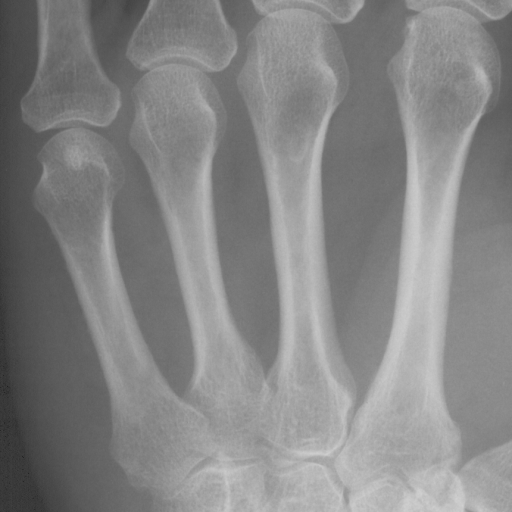
#> input picture Exercises/Exercise1/Data/metacarpals.png, 512 x 512 px, found by its file name
$ python Exercise1.py
#> lines starting #> are read from the running program, lines starting #| are printed output that depends on the picture; after the words box and inside, x2 and y2 are one past the last pixel; in counts of white or black regions, pixels touching at a corner belong together; long printed decimals are rounded
from skimage import color, io, measure, img_as_ubyte
from skimage.measure import profile_line
from skimage.transform import rescale, resize
import matplotlib.pyplot as plt
import numpy as np
import pydicom as dicom

# Directory containing data and images
in_dir = "data/"

# X-ray image
im_name = "metacarpals.png"

# Read the image.
# Here the directory and the image name is concatenated
# by "+" to give the full path to the image.
im_org = io.imread(in_dir + im_name)
#> im_org is the input picture: shape (512, 512); min 32, max 208, mean 132.8

print (im_org.shape)
#| (512, 512)

print (im_org.dtype)
#| uint8

io.imshow(im_org)
plt.title('Metacarpals')
plt.show()

io.imshow(im_org, cmap='jet')
plt.title('Metacarpals (colormap)')
plt.show()

io.imshow(im_org, vmin = 20, vmax = 170)
plt.title('Metacarpals (vmin, vmax)')
plt.show()

def automatic_contrast(im):
    im_min = np.min(im)
#> im_min = 32
    im_max = np.max(im)
#> im_max = 208
    io.imshow(im, vmin = im_min, vmax = im_max)
    plt.title('Metacarpals (automatic contrast)')
    plt.show()

automatic_contrast(im_org)

plt.hist(im_org.ravel(), bins=256)
plt.title('Histogram of pixel intensities')
plt.show()
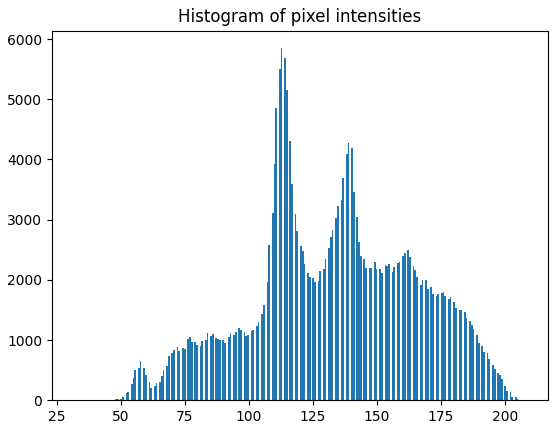
#> figure drawn by matplotlib, 1 panel; tallest bar 5848 high, from x = 112.4 to 113.1

h = plt.hist(im_org.ravel(), bins=256)

bin_no = 100
count = h[0][bin_no]
#> count = 1147
print(f"There are {count} pixel values in bin {bin_no}")
#| There are 1147.0 pixel values in bin 100

bin_left = h[1][bin_no]
#> bin_left = 100.8
bin_right = h[1][bin_no + 1]
#> bin_right = 101.4
print(f"Bin {bin_no} covers pixel values from {bin_left} to {bin_right}")
#| Bin 100 covers pixel values from 100.75 to 101.4375

y, x, _ = plt.hist(im_org.ravel(), bins=256)
#> y = 256 values, max 5848 at index 117, min 0 at index 1, mean 1024; x = 257 values from 32 to 208

## Most common range of intensities
bin_no = np.argmax(y)
#> bin_no = 117
bin_left = x[bin_no]
#> bin_left = 112.4
bin_right = x[bin_no + 1]
#> bin_right = 113.1
print(f"The most common pixel values are in the range {bin_left} to {bin_right}")
#| The most common pixel values are in the range 112.4375 to 113.125


r = 110
c = 90

im_vl =im_org[r, c]
#> im_vl = 120
print(f"The pixel value at row {r} and column {c} is {im_vl}")
#| The pixel value at row 110 and column 90 is 120


im_org[:30] = 0
#> im_org: shape (512, 512); 5.86% of pixels changed, all inside (x1, y1, x2, y2) = (0, 0, 512, 30)
io.imshow(im_org)
io.show()

## In the previous code cell, the first 30 rows of the image were set to zero. This means that all pixel values in those rows were changed to zero, effectively making that portion of the image completely black.
##This is how we create masks in images.
## A mask is a binary image that indicates which pixels belong to a certain region of interest. In this case, by setting the first 30 rows to zero, we are creating a mask that highlights the area of the image that we want to focus on, while ignoring the rest of the image. This can be useful for various image processing tasks, such as segmentation or feature extraction.

mask = im_org > 150
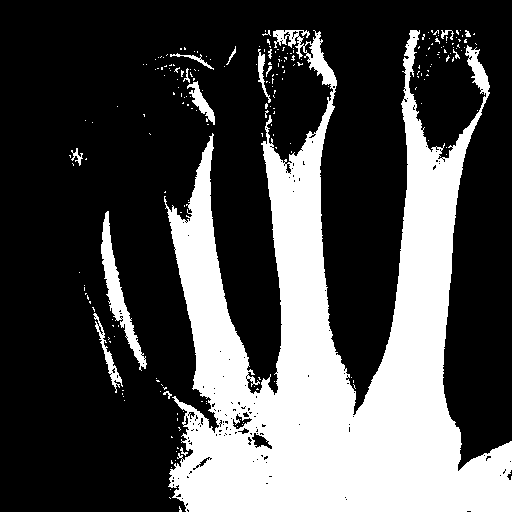
#> mask: shape (512, 512) bool; 29.9% white; 220 white regions (204 under 20 px), largest, box (x1, y1, x2, y2) and area: (164, 30, 512, 512) 74409, (101, 211, 147, 371) 1687, (93, 313, 123, 393) 423
io.imshow(mask)
plt.title('Mask of pixels with values greater than 150')
io.show()

## Exercise 12: Where are the values 1 and where are they 0?
## The values of 1 in the mask correspond to the pixels in the original image that have intensity values greater than 150. These pixels are highlighted in the mask, indicating that they belong to the region of interest. On the other hand, the values of 0 in the mask correspond to the pixels in the original image that have intensity values less than or equal to 150. These pixels are not highlighted in the mask, indicating that they do not belong to the region of interest.

im_org[mask] = 255
io.imshow(im_org)
io.show()

## We just set the pixels in the mask to 255 meaning white.

##Color images

# Let's read a color image

im_color = io.imread(in_dir + "ardeche.jpg")
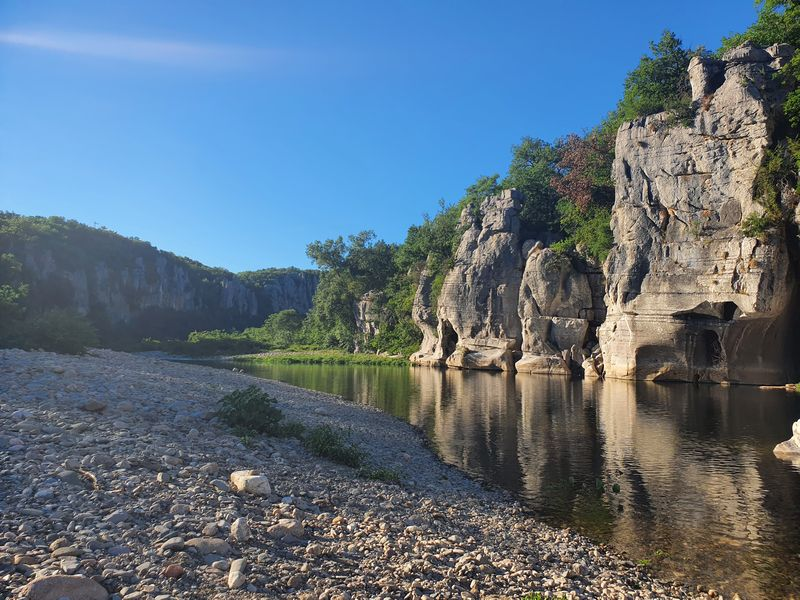
#> input picture Exercises/Exercise1/Data/ardeche.jpg, 800 x 600 px, found by its file name
#> im_color is the input picture: shape (600, 800, 3); mean R, G, B 94.1, 113.1, 129.5
print(im_color.shape)
#| (600, 800, 3)
print(im_color.dtype)
#| uint8
io.imshow(im_color)
plt.title('Color image')
io.show()

r = 110
c = 90

pixel_value = im_color[r, c]
#> pixel_value = [119, 178, 238]
print(f"The pixel value at row {r} and column {c} is {pixel_value}")
#| The pixel value at row 110 and column 90 is [119 178 238]

# Exercise 16 coloring the upper half of the image green

im_color[:im_color.shape[0]//2, :] = [0, 255, 0]
io.imshow(im_color)
plt.title('Color image with upper half colored green')
io.show()

##Own imageg work

my_image = io.imread(in_dir + "eye.jpg")
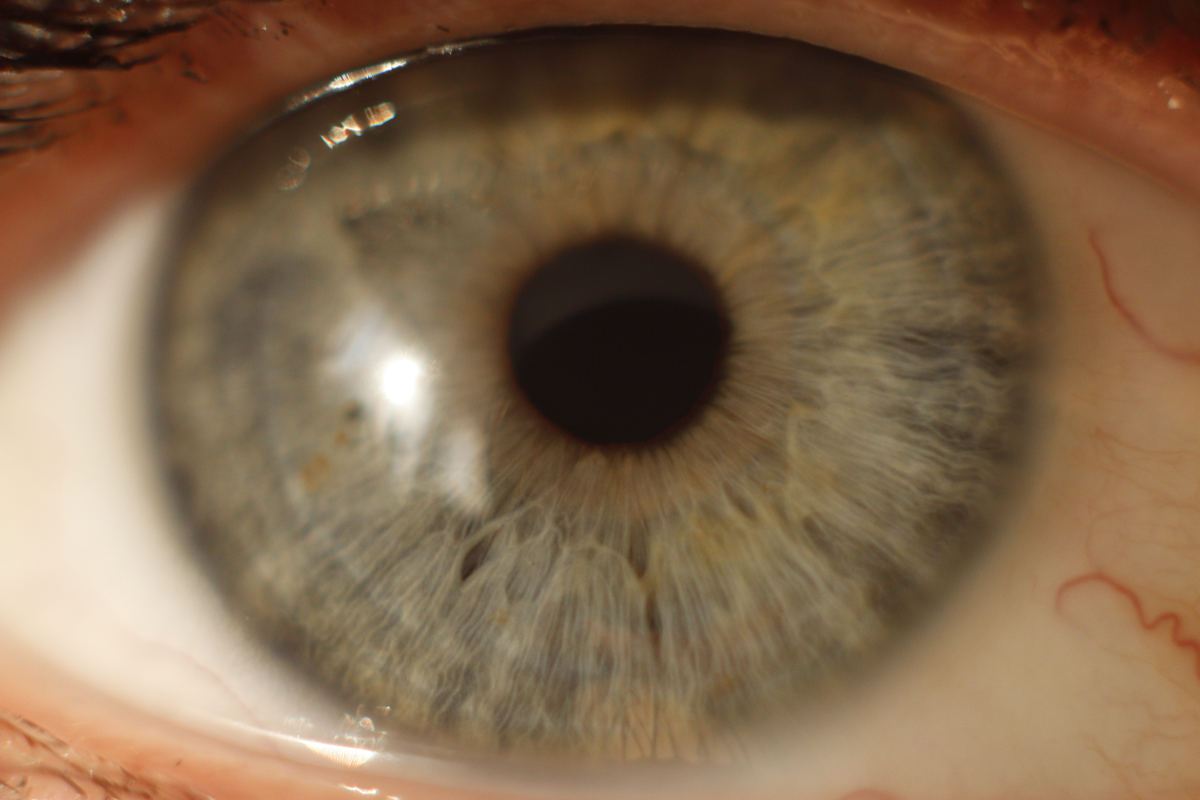
#> input picture Exercises/Exercise1/Data/eye.JPG, 6000 x 4000 px, found by its file name (shown at 1/5 size)
#> my_image is the input picture: shape (4000, 6000, 3); mean R, G, B 130.2, 103.9, 77

image_rescaled = rescale(my_image, 0.25, anti_aliasing=True, channel_axis=2)

io.imshow(image_rescaled)
plt.title('Rescaled image')
io.show()

# Inspecting pixel value range and data type of the rescaled image

print(f"Original image data type: {my_image.dtype}")
#| Original image data type: uint8
print(f"Rescaled image data type: {image_rescaled.dtype}")
#| Rescaled image data type: float64
print(f"Original pixel value range: {my_image.min()} to {my_image.max()}")
#| Original pixel value range: 0 to 255
print(f"Rescaled pixel value range: {image_rescaled.min()} to {image_rescaled.max()}")
#| Rescaled pixel value range: 0.01581 to 1.0

# Sample some specific pixel values
print(f"\nSample pixel values from rescaled image:")
print(f"Pixel at (10, 10): {image_rescaled[10, 10]}")
#| Pixel at (10, 10): [0.1182 0.05822 0.04684]
print(f"Pixel at (50, 50): {image_rescaled[50, 50]}")
#| Pixel at (50, 50): [0.193  0.1187 0.09555]

# Check if values are in range [0, 255]
print(f"\nAre pixel values in range [0, 255]? NO, they are in range [0, 1]")
print(f"The rescale function converts to float64 with normalized values between 0 and 1")

# Exercise 19: Try to find a way to automatically scale your image so the resulting width (number of columns) is always equal to 400, no matter the size of the input image?

def resize_to_width(image, target_width=400):
#> called with target_width = 400
    original_height, original_width = image.shape[:2]
#> original_height = 4000; original_width = 6000
    aspect_ratio = original_height / original_width
#> aspect_ratio = 0.667
    target_height = int(target_width * aspect_ratio)
#> target_height = 266
    resized_image = resize(image, (target_height, target_width), anti_aliasing=True)
    return resized_image

resized_image = resize_to_width(my_image, target_width=400)
io.imshow(resized_image)
plt.title('Resized image with target width of 400')
io.show()

my_image_gray = color.rgb2gray(my_image)

io.imshow(my_image_gray, cmap='gray')
plt.title('Grayscale image')

# Howing histogram of the grayscale image
plt.hist(my_image_gray.ravel(), bins=256)
plt.title('Histogram of grayscale image')

#Exercise 20: Take an image that is very dark and another very light image. Compute and visualise the histograms for the two images. Explain the difference between the two.

dark_image = io.imread(in_dir + "darkImage.jpg")
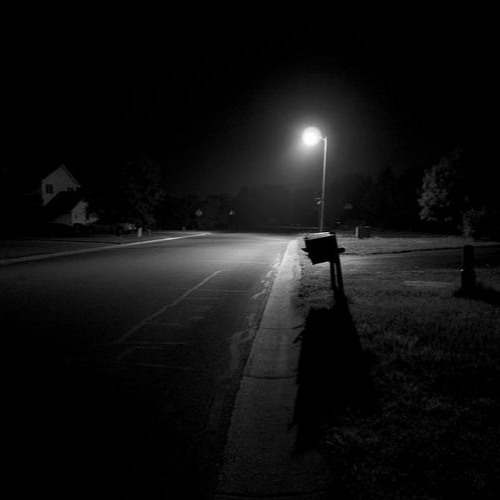
#> input picture Exercises/Exercise1/Data/darkImage.jpg, 500 x 500 px, found by its file name
#> dark_image is the input picture: shape (500, 500); min 0, max 255, mean 16.3
light_image = io.imread(in_dir + "lightImage.jpeg")
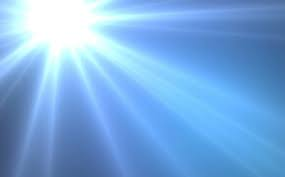
#> input picture Exercises/Exercise1/Data/lightImage.jpeg, 285 x 177 px, found by its file name
#> light_image is the input picture: shape (177, 285, 3); mean R, G, B 119.7, 171, 224.3

light_image_gray = color.rgb2gray(light_image)

plt.figure(figsize=(12, 5))

plt.subplot(1, 2, 1)
plt.hist(dark_image.ravel(), bins=256)
plt.title('Histogram of dark image')

plt.subplot(1, 2, 2)
plt.hist(light_image_gray.ravel(), bins=256)
plt.title('Histogram of light image')

io.show()
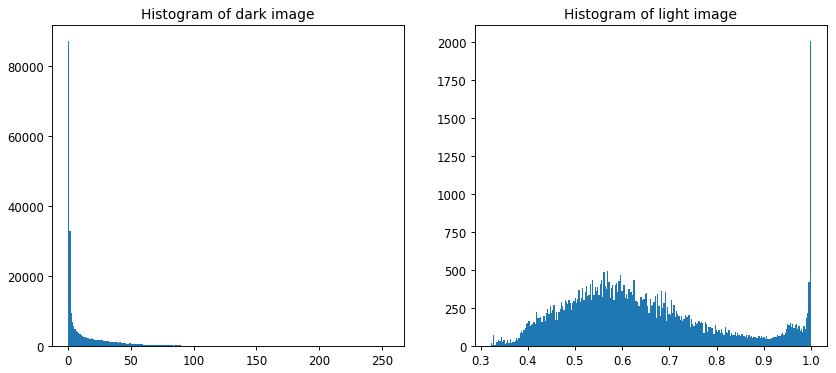
#> figure drawn by matplotlib, 2 panels; panel 1: tallest bar 87241 high, from x = 0 to 0.996; panel 2: tallest bar 2010 high, from x = 0.997 to 1

# Explanation:
# The histogram of the dark image shows most pixel values concentrated in the lower intensity range (left side of the histogram), indicating that most pixels are dark.
# The histogram of the light image shows most pixel values concentrated in the higher intensity range (right side of the histogram), indicating that most pixels are bright.
# This difference reflects the overall brightness levels in each image.

# Exercise  22

#> (the run stopped early here; a loop or call above may not have finished)
